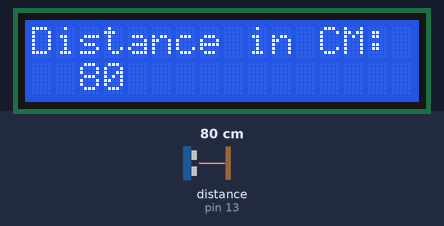
A sketch run on a simulated Arduino Uno, built with avr-gcc and run on an emulated ATmega328P. Parts: 16×2 character LCD. Inputs (shaded band) come from the test bench; at power-on: distance to the obstacle (sensor on pin 13) 80 cm. The echo pulse lasts 58.3 µs per cm; what the sketch prints to the serial monitor is not drawn.

Above: at 1.2 s.
1.3 s: distance to the obstacle (sensor on pin 13) set to 2 cm
At 2.1 s:
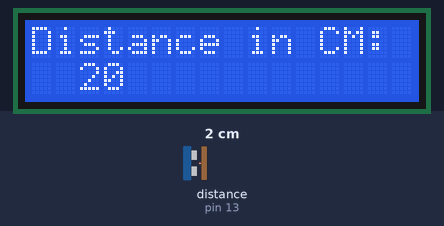
2.8 s: distance to the obstacle (sensor on pin 13) set to 4 cm
At 3.8 s:
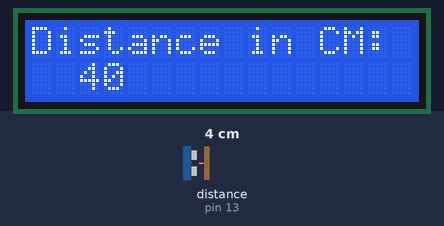
4.3 s: distance to the obstacle (sensor on pin 13) set to 9 cm
At 4.8 s:
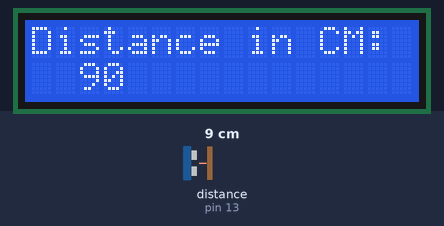
5.8 s: distance to the obstacle (sensor on pin 13) set to 18 cm
At 6.9 s:
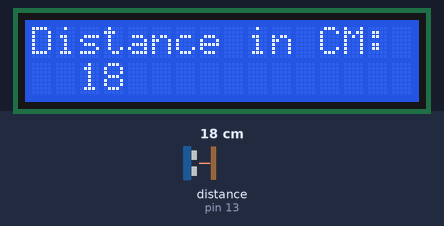
Timing chart, 0 to 8.3 s (numbered marks = the images above; inputs shaded):
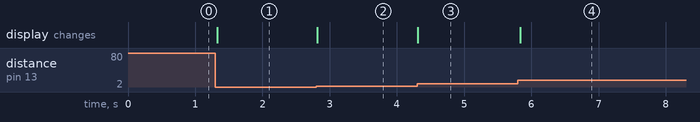

Measured:
- after the input at 1.3 s, the display: changes at once (image 1)
- after the input at 2.8 s, the display: changes at once (image 2)
- after the input at 4.3 s, the display: changes at once (image 3)
- after the input at 5.8 s, the display: changes at once (image 4)

The sketch:

lcd_ping.ino
```cpp
//YWROBOT
//Compatible with the Arduino IDE 1.0
//Library version:1.1
#include <Wire.h>
#include <LiquidCrystal_I2C.h>
#include <Ultrasonic.h>

LiquidCrystal_I2C lcd(0x27,16,2);  // set the LCD address to 0x27 for a 16 chars and 2 line display
Ultrasonic ultrasonic(12, 13);  // TRIG 12, ECHO 13

long duration, distance; // Duration used to calculate distance

void setup()
{
  lcd.init();                      // initialize the lcd

  lcd.backlight();

 Serial.begin(9600);

}


void loop()
{
    // Print a message to the LCD.
   lcd.setCursor(0,0);

  lcd.print("Distance in CM: ");
  Serial.print("Distance in CM: ");
  lcd.setCursor(2,1);
  lcd.print(ultrasonic.distanceRead());
  // Pass INC as a parameter to get the distance in inches
  Serial.println(ultrasonic.distanceRead());
  delay(10);

}
```
